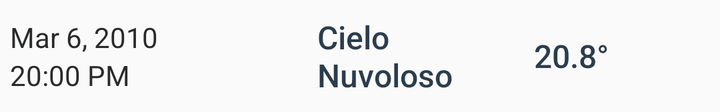
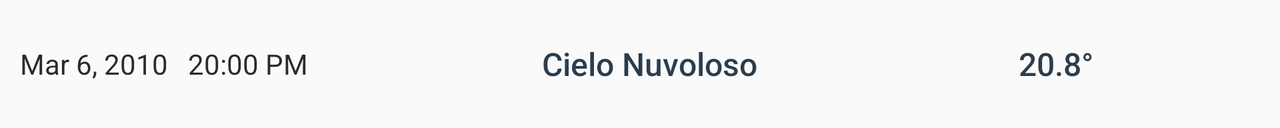

Compare how this app lays out the same screen by default and in its alternative resource folder. The renders come first, then the two layout files and the values they reference.
<!-- AndroidManifest.xml: application theme AppTheme -->
<!-- res/layout/activity_meteo_list_item.xml -->
<?xml version="1.0" encoding="utf-8"?>
<LinearLayout xmlns:android="http://schemas.android.com/apk/res/android"
    xmlns:tools="http://schemas.android.com/tools"
    android:layout_width="match_parent"
    android:layout_height="wrap_content"
    android:layout_gravity="center"
    android:orientation="horizontal"
    android:paddingEnd="@dimen/dimen_5dp"
    android:paddingStart="@dimen/dimen_5dp">

    <LinearLayout
        android:layout_width="@dimen/dimen_0dp"
        android:layout_height="wrap_content"
        android:layout_gravity="center_vertical"
        android:layout_weight="1.8"
        android:orientation="vertical">

        <TextView
            android:id="@+id/tv_date_value"
            style="@style/TextDateItemTheme"
            tools:text="Mar 6, 2010" />

        <TextView
            android:id="@+id/tv_time_value"
            style="@style/TextHourItemTheme"
            tools:text="20:00 PM" />

    </LinearLayout>

    <TextView
        android:id="@+id/tv_icon_meteo"
        style="@style/IconItemTheme"
        android:background="@drawable/a09d" />

    <TextView
        android:id="@+id/tv_weather_desc_value"
        style="@style/TextDescriptionItemTheme"
        android:text="Cielo Nuvoloso" />

    <TextView
        android:id="@+id/tv_temperature_value"
        style="@style/TextTemperatureItemTheme"
        android:layout_weight="1.2"
        android:text="20.8°" />

    <TextView
        android:id="@+id/tv_icon_arrow"
        android:layout_width="@dimen/dimen_40dp"
        android:layout_height="@dimen/dimen_40dp"
        android:layout_gravity="center"
        android:background="@drawable/ic_keyboard_arrow_right_black" />

</LinearLayout>
<!-- resources referenced by this layout -->
<resources>
  <dimen name="dimen_0dp">0dp</dimen>
  <dimen name="dimen_40dp">40dp</dimen>
  <dimen name="dimen_5dp">5dp</dimen>
  <style name="IconItemTheme">
          <item name="android:layout_width">@dimen/dimen_56dp</item>
          <item name="android:layout_height">@dimen/dimen_56dp</item>
          <item name="android:layout_gravity">center_vertical</item>
          <item name="android:gravity">center</item>
      </style>
  <style name="TextDateItemTheme">
          <item name="android:layout_width">wrap_content</item>
          <item name="android:layout_height">wrap_content</item>
          <item name="android:textColor">@color/textColorMeteo</item>
          <item name="android:textSize">@dimen/text_dimen_14sp</item>
      </style>
  <style name="TextDescriptionItemTheme">
          <item name="android:layout_width">@dimen/dimen_0dp</item>
          <item name="android:layout_height">wrap_content</item>
          <item name="android:layout_weight">2</item>
          <item name="android:layout_gravity">center_vertical</item>
          <item name="android:layout_marginStart">@dimen/dimen_10dp</item>
          <item name="android:fontFamily">sans-serif-medium</item>
          <item name="android:gravity">start</item>
          <item name="android:textColor">@color/textColorMeteoLocation</item>
          <item name="android:textSize">@dimen/text_dimen_16sp</item>
      </style>
  <style name="TextHourItemTheme">
          <item name="android:layout_width">wrap_content</item>
          <item name="android:layout_height">wrap_content</item>
          <item name="android:layout_gravity">center_vertical</item>
          <item name="android:textColor">@color/textColorMeteo</item>
          <item name="android:textSize">@dimen/text_dimen_14sp</item>
      </style>
  <style name="TextTemperatureItemTheme">
          <item name="android:layout_width">@dimen/dimen_0dp</item>
          <item name="android:layout_height">@dimen/dimen_40dp</item>
          <item name="android:layout_gravity">center_vertical</item>
          <item name="android:fontFamily">sans-serif-medium</item>
          <item name="android:gravity">center</item>
          <item name="android:textColor">@color/textColorMeteoLocation</item>
          <item name="android:textSize">@dimen/text_dimen_16sp</item>
      </style>
  <style name="AppTheme" parent="Theme.AppCompat.Light">
          
          <item name="colorPrimary">#FF9800</item>
          
          <item name="colorPrimaryDark">#FB8C00</item>
          
          <item name="colorButtonNormal">#FF9800</item>
      </style>
  <dimen name="dimen_56dp">56dp</dimen>
  <color name="textColorMeteo">#292a2b</color>
  <dimen name="text_dimen_14sp">14sp</dimen>
  <dimen name="dimen_10dp">10dp</dimen>
  <color name="textColorMeteoLocation">#2B3D4D</color>
  <dimen name="text_dimen_16sp">16sp</dimen>
</resources>
<!-- res/layout-land/activity_meteo_list_item.xml (the repository's variant of the layout above) -->
<!-- drawn on the phone turned sideways -->
<?xml version="1.0" encoding="utf-8"?>
<LinearLayout xmlns:android="http://schemas.android.com/apk/res/android"
    xmlns:tools="http://schemas.android.com/tools"
    android:layout_width="match_parent"
    android:layout_height="?android:attr/listPreferredItemHeight"
    android:layout_gravity="center"
    android:orientation="horizontal"
    android:paddingEnd="@dimen/dimen_10dp"
    android:paddingStart="@dimen/dimen_10dp">

    <LinearLayout
        android:layout_width="@dimen/dimen_0dp"
        android:layout_height="wrap_content"
        android:layout_gravity="center_vertical"
        android:layout_weight="1.8"
        android:orientation="horizontal">

        <TextView
            android:id="@+id/tv_date_value"
            style="@style/TextDateItemTheme"
            tools:text="Mar 6, 2010" />

        <TextView
            android:id="@+id/tv_time_value"
            style="@style/TextHourItemTheme"
            android:layout_marginStart="@dimen/dimen_10dp"
            tools:text="20:00 PM" />

    </LinearLayout>

    <TextView
        android:id="@+id/tv_icon_meteo"
        style="@style/IconItemTheme"
        android:layout_marginStart="@dimen/dimen_10dp"
        android:background="@drawable/a09d" />

    <TextView
        android:id="@+id/tv_weather_desc_value"
        style="@style/TextDescriptionItemTheme"
        android:text="Cielo Nuvoloso" />

    <TextView
        android:id="@+id/tv_temperature_value"
        style="@style/TextTemperatureItemTheme"
        android:layout_weight="1"
        android:text="20.8°" />

    <TextView
        android:id="@+id/tv_icon_arrow"
        android:layout_width="@dimen/dimen_40dp"
        android:layout_height="@dimen/dimen_40dp"
        android:layout_gravity="center"
        android:layout_marginStart="@dimen/dimen_10dp"
        android:background="@drawable/ic_keyboard_arrow_right_black" />

</LinearLayout>
<!-- resources referenced by the variant -->
<!-- as the phone turned sideways resolves them -->
<resources>
  <dimen name="dimen_0dp">0dp</dimen>
  <dimen name="dimen_10dp">10dp</dimen>
  <dimen name="dimen_40dp">40dp</dimen>
  <style name="IconItemTheme">
          <item name="android:layout_width">@dimen/dimen_56dp</item>
          <item name="android:layout_height">@dimen/dimen_56dp</item>
          <item name="android:layout_gravity">center_vertical</item>
          <item name="android:gravity">center</item>
      </style>
  <style name="TextDateItemTheme">
          <item name="android:layout_width">wrap_content</item>
          <item name="android:layout_height">wrap_content</item>
          <item name="android:textColor">@color/textColorMeteo</item>
          <item name="android:textSize">@dimen/text_dimen_14sp</item>
      </style>
  <style name="TextDescriptionItemTheme">
          <item name="android:layout_width">@dimen/dimen_0dp</item>
          <item name="android:layout_height">wrap_content</item>
          <item name="android:layout_weight">2</item>
          <item name="android:layout_gravity">center_vertical</item>
          <item name="android:layout_marginStart">@dimen/dimen_10dp</item>
          <item name="android:fontFamily">sans-serif-medium</item>
          <item name="android:gravity">start</item>
          <item name="android:textColor">@color/textColorMeteoLocation</item>
          <item name="android:textSize">@dimen/text_dimen_16sp</item>
      </style>
  <style name="TextHourItemTheme">
          <item name="android:layout_width">wrap_content</item>
          <item name="android:layout_height">wrap_content</item>
          <item name="android:layout_gravity">center_vertical</item>
          <item name="android:textColor">@color/textColorMeteo</item>
          <item name="android:textSize">@dimen/text_dimen_14sp</item>
      </style>
  <style name="TextTemperatureItemTheme">
          <item name="android:layout_width">@dimen/dimen_0dp</item>
          <item name="android:layout_height">@dimen/dimen_40dp</item>
          <item name="android:layout_gravity">center_vertical</item>
          <item name="android:fontFamily">sans-serif-medium</item>
          <item name="android:gravity">center</item>
          <item name="android:textColor">@color/textColorMeteoLocation</item>
          <item name="android:textSize">@dimen/text_dimen_16sp</item>
      </style>
  <style name="AppTheme" parent="Theme.AppCompat.Light">
          
          <item name="colorPrimary">#FF9800</item>
          
          <item name="colorPrimaryDark">#FB8C00</item>
          
          <item name="colorButtonNormal">#FF9800</item>
      </style>
  <dimen name="dimen_56dp">56dp</dimen>
  <color name="textColorMeteo">#292a2b</color>
  <dimen name="text_dimen_14sp">14sp</dimen>
  <color name="textColorMeteoLocation">#2B3D4D</color>
  <dimen name="text_dimen_16sp">16sp</dimen>
</resources>
